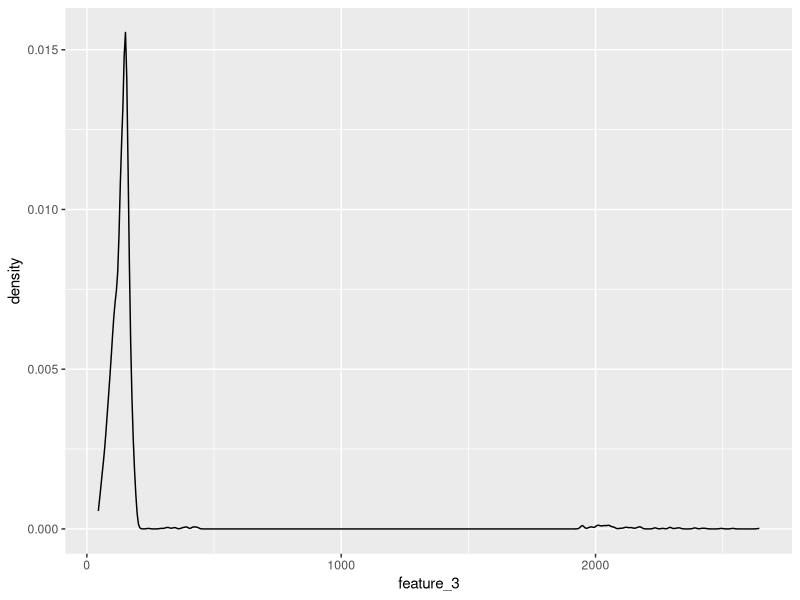
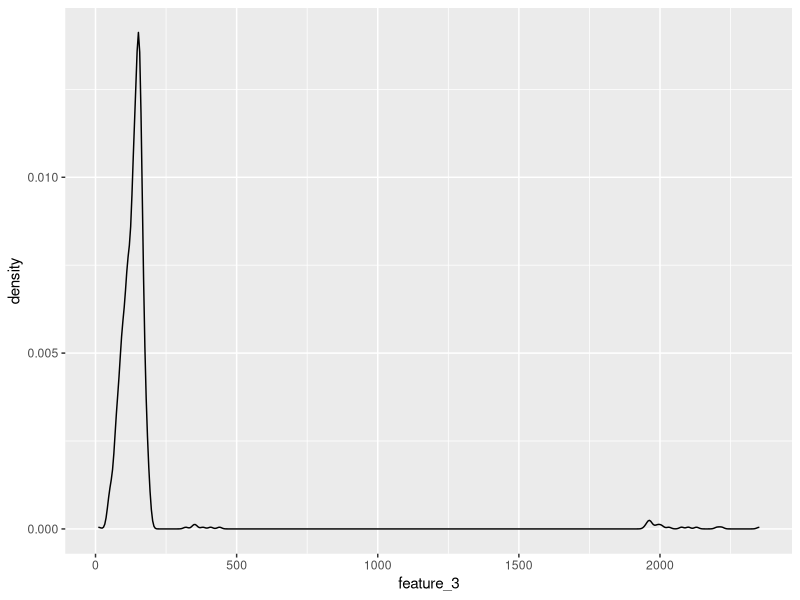
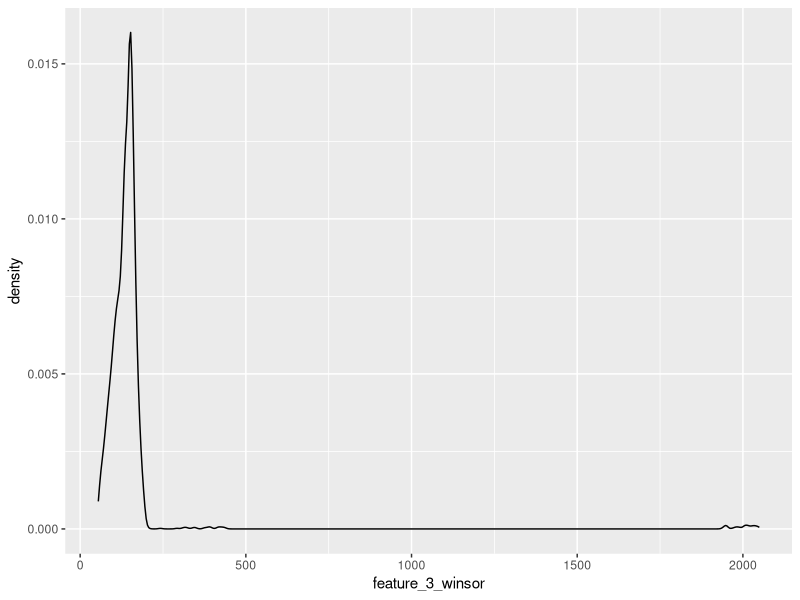
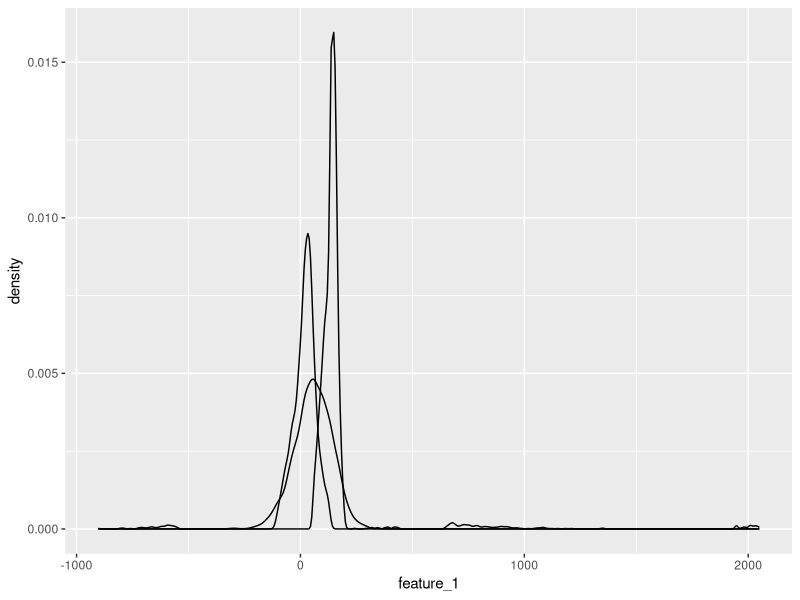
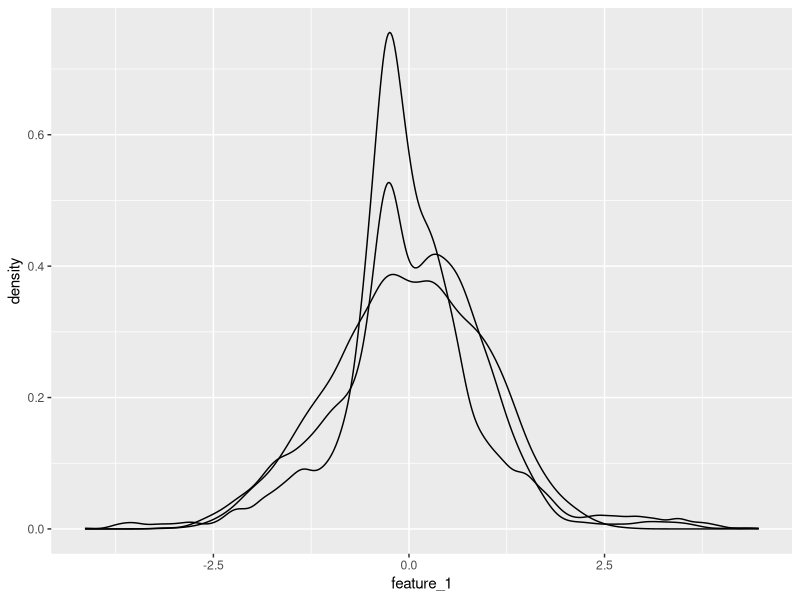
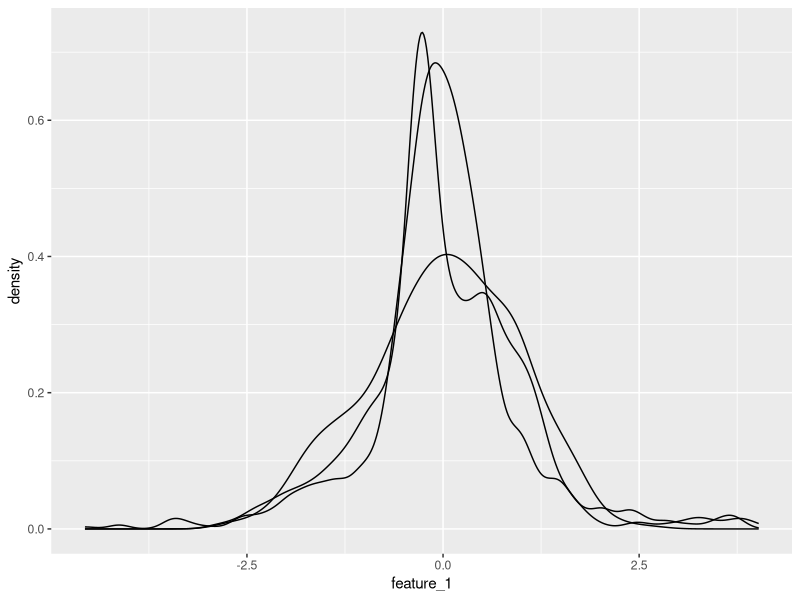
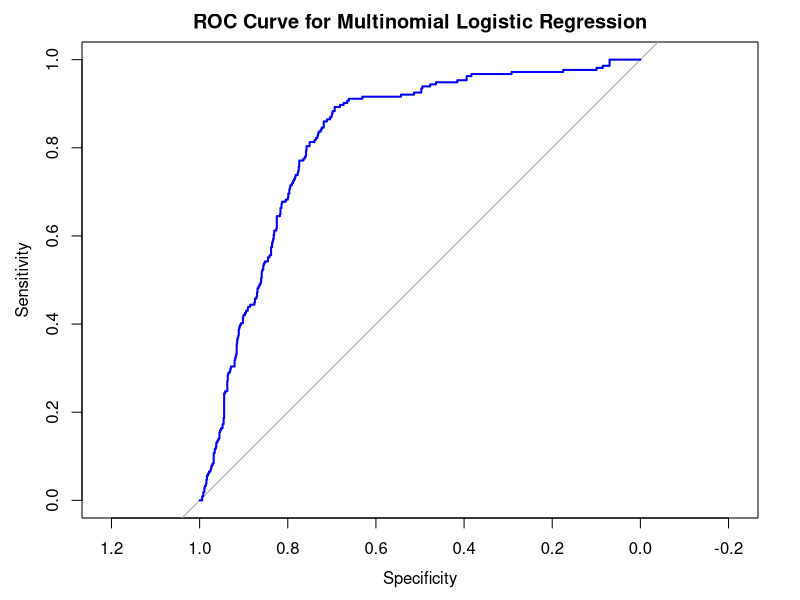
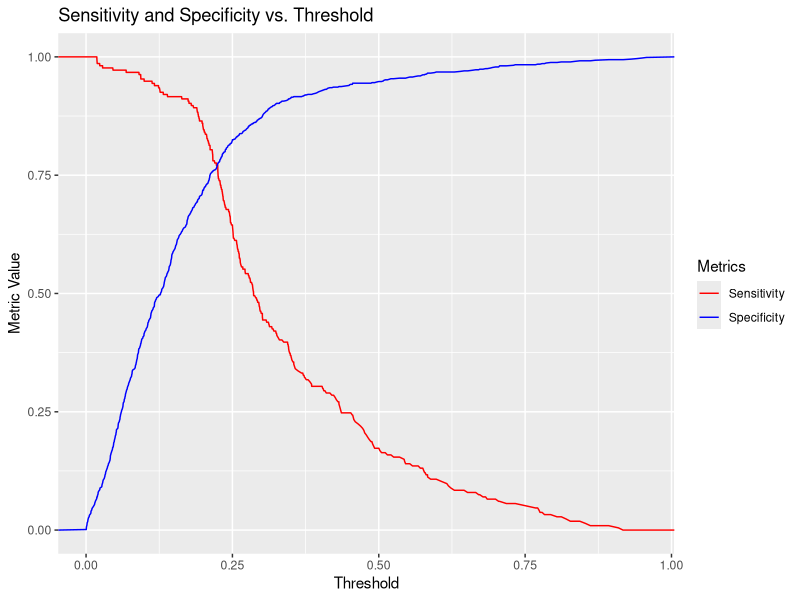

The R script that drew these images, in order:
## ---- chunk 1
library(tidyverse)
train <- read.csv(file="FITB_train.csv",header=TRUE)
test <- read.csv(file="FITB_test.csv",header=TRUE)
train_unmodified <- train
## ---- chunk 2
library(ggplot2)
ggplot(data=train,aes(feature_3)) + geom_density()
ggplot(data=test,aes(feature_3)) + geom_density()
## ---- chunk 3
train$key <- row.names(train)
feature_3_winsor <- data.frame(feature_3 = train$feature_3, key = row.names(train))
feature_3_winsor_clean <- na.omit(feature_3_winsor)

feature_3_winsor_clean <- feature_3_winsor_clean %>%
  mutate(z_score = (feature_3 - mean(feature_3)) / sd(feature_3),percentile = ecdf(feature_3)(feature_3) * 100)

feature_3_winsor_df <- feature_3_winsor_clean[!(feature_3_winsor_clean[, 4] < 1 | feature_3_winsor_clean[, 4] > 99), ]

non_matching_keys <- anti_join(train, feature_3_winsor_df, by = "key")$key

train <- train %>% mutate(feature_3 = ifelse(key %in% non_matching_keys, NA, feature_3))

colnames(train)[3] <- "feature_3_winsor"
## ---- chunk 4
ggplot(data=train,aes(feature_3_winsor)) + geom_density()
## ---- chunk 5
train[is.na(train[,3]),3] <- median(feature_3_winsor_clean$feature_3)

colnames(train)[3] <- "feature_3_impute"

test[is.na(test[,3]),3] <- median(feature_3_winsor_clean$feature_3)
colnames(test)[3] <- "feature_3_impute"
## ---- chunk 6
train$date <- format(as.Date(train$date, format = "%Y-%m-%d"), "%Y")
library(dplyr)

train <- train %>%
  arrange(id, date) %>% # Sort by id and date
  group_by(id) %>%
  mutate(feature_2 = ifelse(is.na(feature_2),
                            lead(feature_2, order_by = date), # Try next year
                            feature_2)) %>%
  mutate(feature_2 = ifelse(is.na(feature_2),
                            lag(feature_2, order_by = date), # Try previous year
                            feature_2))



colnames(train)[2] <- "feature_2_impute"

test <- test %>%
  arrange(id, date) %>% # Sort by id and date
  group_by(id) %>%
  mutate(feature_2 = ifelse(is.na(feature_2),
                            lead(feature_2, order_by = date), # Try next year
                            feature_2)) %>%
  mutate(feature_2 = ifelse(is.na(feature_2),
                            lag(feature_2, order_by = date), # Try previous year
                            feature_2))



colnames(test)[2] <- "feature_2_impute"


## ---- chunk 7
library(ggplot2)
ggplot(data=train,aes(x=feature_1)) + geom_density() + geom_density(data=train,aes(x=feature_2_impute)) + geom_density(data=train,aes(x=feature_3_impute))
train
## ---- chunk 8
library(dplyr)
train <- train %>%
  mutate(across(c(feature_1, feature_2_impute, feature_3_impute, feature_4), 
                ~ (.x - mean(.x, na.rm = TRUE)) / sd(.x, na.rm = TRUE)))
train
ggplot(data=train,aes(x=feature_1)) + geom_density() + geom_density(data=train,aes(x=feature_2_impute)) + geom_density(data=train,aes(x=feature_3_impute))

colnames(train) <- c("feature_1_standard","feature_2_standard","feature_3_standard","feature_4_standard","id","date","y","key")


test <- test %>%
  mutate(across(c(feature_1, feature_2_impute, feature_3_impute, feature_4), 
                ~ (.x - mean(.x, na.rm = TRUE)) / sd(.x, na.rm = TRUE)))

ggplot(data=test,aes(x=feature_1)) + geom_density() + geom_density(data=test,aes(x=feature_2_impute)) + geom_density(data=test,aes(x=feature_3_impute))


colnames(test) <- c("feature_1_standard","feature_2_standard","feature_3_standard","feature_4_standard","id","date","y")


train
## ---- chunk 9
library(nnet)
train$y <- as.numeric(as.character(factor(train$y, levels = c("90+DPD", "active"), labels = c(1, 0))))
delinquency_model <- multinom(y ~ feature_1_standard + feature_2_standard + feature_3_standard + feature_4_standard, data=train,family=binomial())
summary(delinquency_model)
## ---- chunk 10
    library(pROC)
    library(ggplot2)
    test$predicted_y <- predict(delinquency_model, newdata = test, type = "class")
    test$y_numeric <- as.numeric(as.character(factor(test$y, levels = c("90+DPD", "active"), labels = c(1, 0))))
    test$predicted_probs <- predict(delinquency_model, newdata = test, type = "probs")
    test$probs <- round(test$predicted_probs * 100, 1)
    test
    
    roc_curve <- roc(response = test$y_numeric, predictor = test$predicted_probs)
    plot(roc_curve, main = "ROC Curve for Multinomial Logistic Regression", col = "blue", lwd = 2)

    print(paste("AUC:", auc(roc_curve)))
  
    roc_metrics <- coords(roc_curve, x = "all", ret = c("threshold", "sensitivity", "specificity"))
    

    roc_metrics$threshold <- as.numeric(roc_metrics$threshold)  # Ensure threshold is numeric
    ggplot(roc_metrics, aes(x = threshold)) +
    geom_line(aes(y = sensitivity, color = "Sensitivity")) +
    geom_line(aes(y = specificity, color = "Specificity")) +
    labs(title = "Sensitivity and Specificity vs. Threshold",
    x = "Threshold", y = "Metric Value") +
    scale_color_manual(name = "Metrics", values = c("Sensitivity" = "red", "Specificity" = "blue"))
    
    cat("optimal threshold",roc_metrics$threshold[which.min(abs(roc_metrics$sensitivity - roc_metrics$specificity))])
## ---- chunk 11
test$predicted_class <- ifelse(test$predicted_probs >= roc_metrics$threshold[which.min(abs(roc_metrics$sensitivity - roc_metrics$specificity))], 1, 0)

library(caret)
conf_matrix <- confusionMatrix(
  factor(test$predicted_class, levels = c(0, 1)),
  factor(test$y_numeric, levels = c(0, 1)))

confusion_table <- as.data.frame.matrix(conf_matrix$table)

rownames(confusion_table) <- c("Actual: Non-delinquent", "Actual: Delinquent")
colnames(confusion_table) <- c("Predicted: Non-delinquent", "Predicted: Delinquent")

print("Confusion Matrix:")
print(confusion_table)

true_positives <- confusion_table[2, 2]  # Delinquent correctly classified
false_positives <- confusion_table[1, 2] # Non-delinquent misclassified as delinquent
true_negatives <- confusion_table[1, 1]  # Non-delinquent correctly classified
false_negatives <- confusion_table[2, 1] # Delinquent missed


## ---- chunk 12
